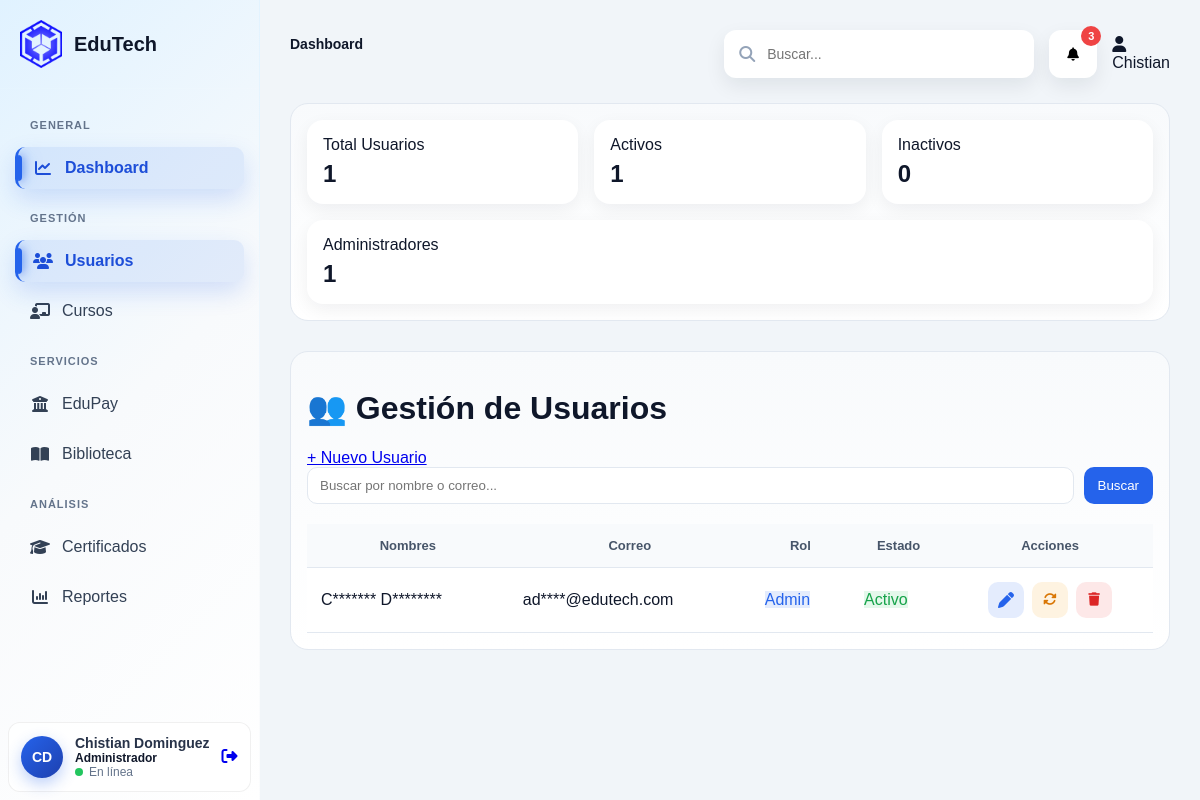
Screenshot of /admin/usuarios (signed in) with the database file from the repository.
### tables this page shows
CREATE TABLE usuarios (
    id_usuario INT AUTO_INCREMENT PRIMARY KEY,
    id_rol INT NOT NULL,
    nombres VARCHAR(100) NOT NULL,
    apellidos VARCHAR(100) NOT NULL,
    correo VARCHAR(150) NOT NULL UNIQUE,
    password VARCHAR(255) NOT NULL,
    foto_perfil VARCHAR(255) DEFAULT NULL,
    telefono VARCHAR(20) DEFAULT NULL,
    estado TINYINT(1) DEFAULT 1,
    last_login TIMESTAMP NULL,
    created_at TIMESTAMP DEFAULT CURRENT_TIMESTAMP,
    updated_at TIMESTAMP DEFAULT CURRENT_TIMESTAMP ON UPDATE CURRENT_TIMESTAMP,
    CONSTRAINT fk_usuario_rol
        FOREIGN KEY (id_rol)
        REFERENCES roles(id_rol)
        ON DELETE RESTRICT
);

### app/core/Controller.php (called while the page is built, shortened)
<?php
class Controller
{
    protected function view(string $view, array $data = [], string $layout = null): void
    {
        extract($data);
        $viewPath = dirname(__DIR__, 2) . "/views/{$view}.php";
        require $viewPath;
    }
}

### app/controllers/UsuarioController.php (called while the page is built, shortened)
<?php
class UsuarioController extends Controller
{
    public function index()
    {
        $usuarioModel = new Usuario();
        $q = $_GET['q'] ?? null;
        $stats = $usuarioModel->getStats();
        $usuarios = $q
            ? $usuarioModel->search($q)
            : $usuarioModel->all();
        $this->view('admin/usuarios/index', [
            'usuarios' => $usuarios,
            'stats' => $stats,
            'q' => $q,
            'module' => 'usuarios'
        ], 'layouts/main');
    }
}

### index.php (called while the page is built, shortened)
<?php
$router = new Router();
$router->dispatch();

### app/core/Database.php (called while the page is built, shortened)
<?php
class Database
{
    private static ?Database $instance = null;
    private PDO $connection;
    private function __construct()
    {
        $dotenv = Dotenv::createImmutable(dirname(__DIR__, 2));
        $host = $_ENV['DB_HOST'];
        $dbname = $_ENV['DB_NAME'];
        $user = $_ENV['DB_USER'];
        $pass = $_ENV['DB_PASS'];
        $charset = $_ENV['DB_CHARSET'];
        try {
            $dsn = "mysql:host={$host};dbname={$dbname};charset={$charset}";
            $this->connection = new PDO(
                $dsn,
                $user,
                $pass,
                [
                    PDO::ATTR_ERRMODE => PDO::ERRMODE_EXCEPTION,
                    PDO::ATTR_DEFAULT_FETCH_MODE => PDO::FETCH_ASSOC
                ]
            );
        } catch (PDOException $e) {
            die('Error de conexión: ' . $e->getMessage());
        }
    }
    public static function getInstance(): Database
    {
        if (self::$instance === null) {
            self::$instance = new Database();
        }
        return self::$instance;
    }
    public function getConnection(): PDO
    {
        return $this->connection;
    }
}

### app/core/Model.php (called while the page is built, shortened)
<?php
class Model
{
    public function __construct()
    {
        $this->db = Database::getInstance()->getConnection();
    }
}

### app/models/Usuario.php (called while the page is built, shortened)
<?php
class Usuario extends Model
{
    public function all(): array
    {
        $stmt = $this->db->query("
            SELECT *
            FROM usuarios
            ORDER BY id_usuario DESC
        ");
        return $stmt->fetchAll(\PDO::FETCH_ASSOC);
    }
    public function getStats()
    {
        $sql = "SELECT
                    COUNT(*) AS total,
                    SUM(CASE WHEN estado = 1 THEN 1 ELSE 0 END) AS activos,
                    SUM(CASE WHEN estado = 0 THEN 1 ELSE 0 END) AS inactivos,
                    SUM(CASE WHEN id_rol = 1 THEN 1 ELSE 0 END) AS admins
                FROM usuarios";
        $stmt = $this->db->query($sql);
        return $stmt->fetch(\PDO::FETCH_ASSOC);
    }
}

### app/helpers/Mask.php (called while the page is built, shortened)
<?php
class Mask
{
    public static function email(string $email): string
    {
        $parts = explode('@', $email);
        $name = $parts[0];
        $domain = $parts[1];
        return substr($name, 0, 2) . '****@' . $domain;
    }
    public static function name(string $text): string
    {
        return substr($text, 0, 1) . str_repeat('*', max(strlen($text) - 1, 1));
    }
}

### views/admin/usuarios/index.php (the view, shortened to what this page needs)
<div class="users-card">
    <div class="stat-card">
        <span class="stat-title">Total Usuarios</span>
        <h2><?= $stats['total'] ?></h2>
    </div>
    <div class="stat-card">
        <span class="stat-title">Activos</span>
        <h2><?= $stats['activos'] ?></h2>
    </div>
    <div class="stat-card">
        <span class="stat-title">Inactivos</span>
        <h2><?= $stats['inactivos'] ?></h2>
    </div>
    <div class="stat-card">
        <span class="stat-title">Administradores</span>
        <h2><?= $stats['admins'] ?></h2>
    </div>
</div>
<div class="module-page">
    <div class="module-card">
        <div class="header">
            <h1>👥 Gestión de Usuarios</h1>
            <a class="btn" href="/Edutech/admin/usuarios/create">
                + Nuevo Usuario
            </a>
        </div>
        <form method="GET" action="/Edutech/admin/usuarios" class="search-form">
            <input
                type="text"
                name="q"
                placeholder="Buscar por nombre o correo..."
                value="<?= $q ?? '' ?>"
            >
            <button type="submit">Buscar</button>
        </form>
        <table class="table">
            <thead>
                <tr>
                    <th>Nombres</th>
                    <th>Correo</th>
                    <th>Rol</th>
                    <th>Estado</th>
                    <th>Acciones</th>
                </tr>
            </thead>
            <tbody>
            <?php foreach ($usuarios as $u): ?>
                <tr>
                    <td>
                        <?= Mask::name($u['nombres']) ?>
                        <?= Mask::name($u['apellidos']) ?>
                    </td>
                    <td><?= Mask::email($u['correo']) ?></td>
                    <td>
                        <?php if ($u['id_rol'] == 1): ?>
                            <span class="badge admin">Admin</span>
                        <?php elseif ($u['id_rol'] == 2): ?>
                            <span class="badge asesor">Asesor</span>
                        <?php else: ?>
                            <span class="badge alumno">Alumno</span>
                        <?php endif; ?>
                    </td>
                    <td>
                        <?php if ($u['estado'] == 1): ?>
                            <span class="badge activo">Activo</span>
                        <?php else: ?>
                            <span class="badge inactivo">Inactivo</span>
                        <?php endif; ?>
                    </td>
                    <td class="actions">
                        <a class="action-btn edit"
                           href="/Edutech/admin/usuarios/edit?id=<?= $u['id_usuario'] ?>">
                            <i class="fa-solid fa-pen"></i>
                        </a>
                        <form method="POST"
                              action="/Edutech/admin/usuarios/toggle"
                              style="display:inline;">
                            <button type="submit" class="action-btn toggle">
                                <i class="fa-solid fa-rotate"></i>
                            </button>
                        </form>
                        <form method="POST"
                            action="/Edutech/admin/usuarios/delete"
                            onsubmit="return confirmDelete(this);"
                            style="display:inline;">
                            <button type="submit" class="action-btn delete">
                                <i class="fa-solid fa-trash"></i>
                            </button>
                        </form>
                    </td>
                </tr>
            <?php endforeach; ?>
            </tbody>
        </table>
    </div>
</div>

### rows the page displays
usuarios: nombres "C*******", apellidos "D********", correo "ad****@edutech.com", shows "Admin", estado "Activo"

### other values shown
$iniciales "CD"
$nombreUsuario "Chistian Dominguez"
$item "Dashboard"
$_SESSION['user']['nombres'] "Chistian"
$stats['total'] "1"
$stats['activos'] "1"
$stats['inactivos'] "0"
$stats['admins'] "1"
